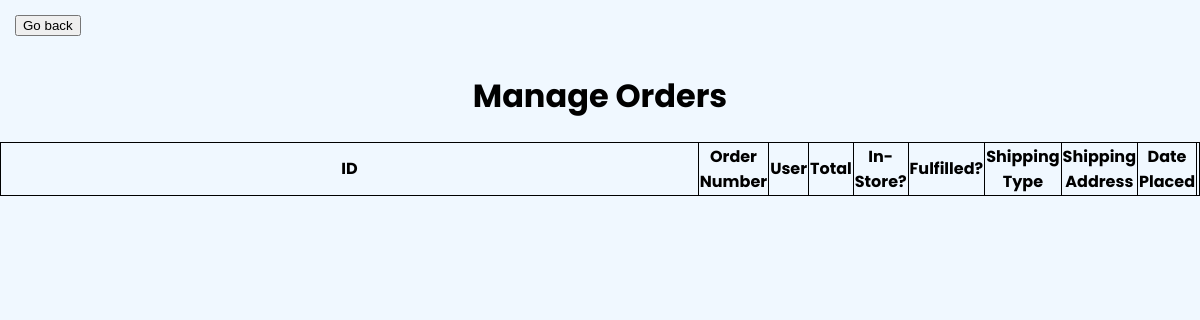
Before: /manageOrders.php (signed in) with the older database file.
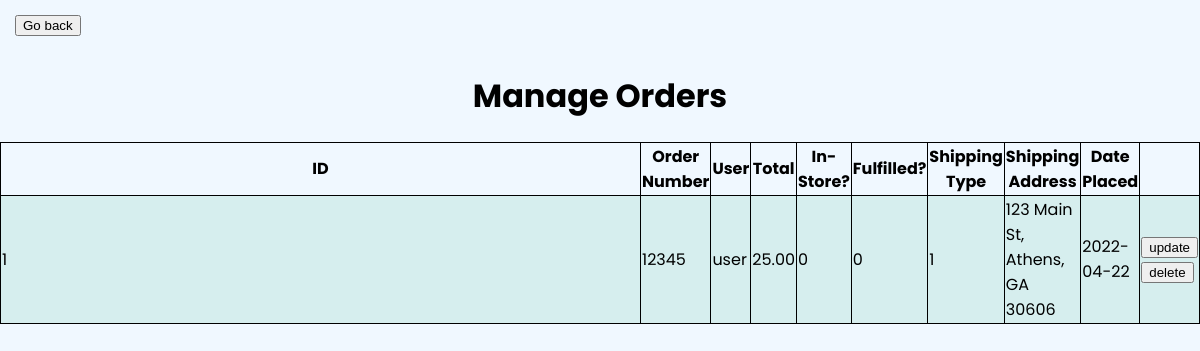
After: the same page with the newer database file.
### tables this page shows
CREATE TABLE `orders` (
  `id` int(11) NOT NULL,
  `orderNumber` smallint(8) NOT NULL,
  `user_name` varchar(100) NOT NULL,
  `total` decimal(10,2) NOT NULL,
  `in-store` int(11) NOT NULL,
  `fulfilled` int(11) NOT NULL DEFAULT 0,
  `shipping` int(11) DEFAULT NULL,
  `address` varchar(255) DEFAULT NULL,
  `datePlaced` date NOT NULL
);

### manageOrders.php (the view, shortened to what this page needs)
<?php
	include("connection.php");
    $queryOrders = 'SELECT * FROM orders';
    $orders = mysqli_query($con, $queryOrders);
?>
<!doctype HTML>
<html lang="english">
<head>
	<link rel="stylesheet" href="css/account.css">
	<link rel="stylesheet" href="css/manageInventory.css">
	<button onclick="location.href='vendor.php'" style="margin: 15px;">Go back</button>
	<center>
		<h1>Manage Orders</h1>
	</center>
</head>
<body>
	<div style="display:inline-block">
		<center>
			<table>
				<tr>
					<th>ID</th>
					<th>Order Number</th>
					<th>User</th>
					<th>Total</th>
					<th>In-Store?</th>
					<th>Fulfilled?</th>
					<th>Shipping Type</th>
					<th>Shipping Address</th>
					<th>Date Placed</th>
					<th></th>
				</tr>
				<?php foreach ($orders as $order) : ?>
				<tr>
					<td id="id<?php echo $order['id']?>">
						<?php echo $order['id']?>
					</td>
					<td id="oNum<?php echo $order['id']?>">
						<?php echo $order['orderNumber'] ?>
					</td>
					<td id="user<?php echo $order['id']?>"><?php echo $order['user_name'] ?>
					</td>
					<td id="total<?php echo $order['id']?>"><?php echo $order['total'] ?>
					</td>
					<td id="in-store<?php echo $order['id']?>"><?php echo $order['in-store'] ?>
					</td>
					<td id="fulfilled<?php echo $order['id']?>"><?php echo $order['fulfilled'] ?>
					</td>
					<td id="shipping<?php echo $order['id']?>">
						<?php echo $order['shipping'] ?>
					</td>
					<td id="address<?php echo $order['id']?>">
						<?php echo $order['address'] ?>
					</td>
					<td id="date<?php echo $order['id']?>">
						<?php echo $order['datePlaced'] ?>
					</td>
					<td id="buttons<?php echo $order['id']?>">
						<button id="update<?php echo $order['id']?>"
							onclick="location.href='updateOrder.php?id=<?php echo $order['id'] ?>'">update
						</button> <button id="delete<?php echo $order['id']?>"
							onclick="location.href='deleteOrder.php?id=<?php echo $order['id'] ?>'">delete</button>
					</td>
				</tr>
				<?php endforeach?>
			</table>
		</center>
	</div>
</body>
</html>

### css/account.css (style rules this page uses)
body { margin: 0px; padding: 0px; font-family: poppins; background-color: aliceblue; }
* { box-sizing: border-box; }
table, th, td { border: 1px solid black; border-collapse: collapse; width: 100%; }
tr:nth-child(even) { background-color: #d6eeee; }
tr { border-bottom: 1px solid #ddd; }

### css/manageInventory.css (style rules this page uses)
table, th, td { border: 1px solid black; border-collapse: collapse; width: 100%; }
tr:nth-child(even) { background-color: #D6EEEE; }
tr { border-bottom: 1px solid #ddd; }

Changed rows visible on the page:
added orders: id "1", orderNumber "12345", user_name "user", total "25.00", value "0", fulfilled "0", shipping "1", address "123 Main St, Athens, GA 30606", datePlaced "2022-04-22"
